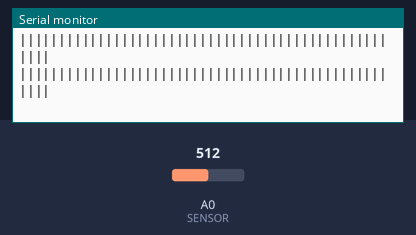
Simulated run of this sketch. Board: Arduino Uno, built with avr-gcc and run on an emulated ATmega328P. Parts: the last lines printed to the serial monitor. Inputs (shaded band) come from the test bench; at power-on: A0 (SENSOR) = 512.

Above: at 1.2 s.
1.3 s: A0 (SENSOR) set to 716
At 2.4 s:
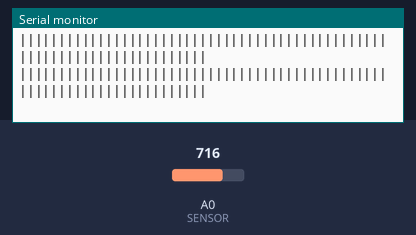
3.3 s: A0 (SENSOR) set to 900
At 3.53 s:
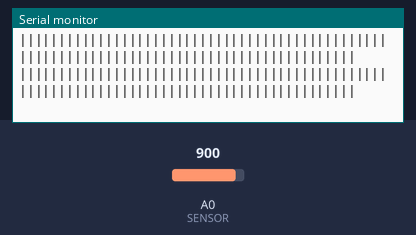
5.4 s: A0 (SENSOR) set to 1023
At 5.64 s:
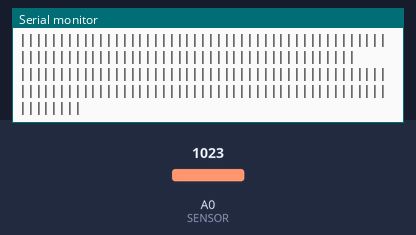
7.4 s: A0 (SENSOR) set to 306
At 7.48 s:
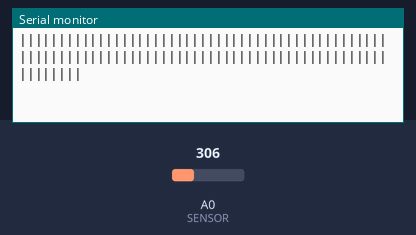
9.4 s: A0 (SENSOR) set to 122
At 10.5 s:
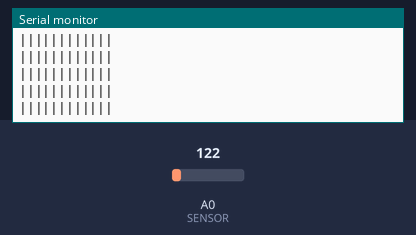
11.3 s: A0 (SENSOR) set to 511
At 12.4 s:
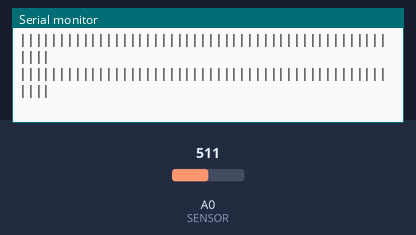

Measured:
- after the input at 1.3 s, the serial monitor: prints a new line after 0.08 s (image 1)
- after the input at 3.3 s, the serial monitor: prints a new line after 0.13 s (image 2)
- after the input at 5.4 s, the serial monitor: prints a new line after 0.13 s (image 3)
- after the input at 9.4 s, the serial monitor: prints a new line after 0.08 s (image 5)
- after the input at 11.3 s, the serial monitor: prints a new line after 0.07 s (image 6)

The sketch:

analogInput_bargraph.ino
```cpp
#define BARGRAPH 1
#define SENSOR A0        // select the input pin for the potentiometer

int sensorValue = 0;     // variable to store the value coming from the sensor


void setup() {
    Serial.begin(9600);
    pinMode(SENSOR, INPUT);
}

void loop()
{
    sensorValue = analogRead(SENSOR);

    if (BARGRAPH){
        for(int i = 0; i < sensorValue/10; i++){
            Serial.print("|");
        }
        Serial.println();
    } else {
        Serial.println(analogRead(SENSOR));
    }
}
```
